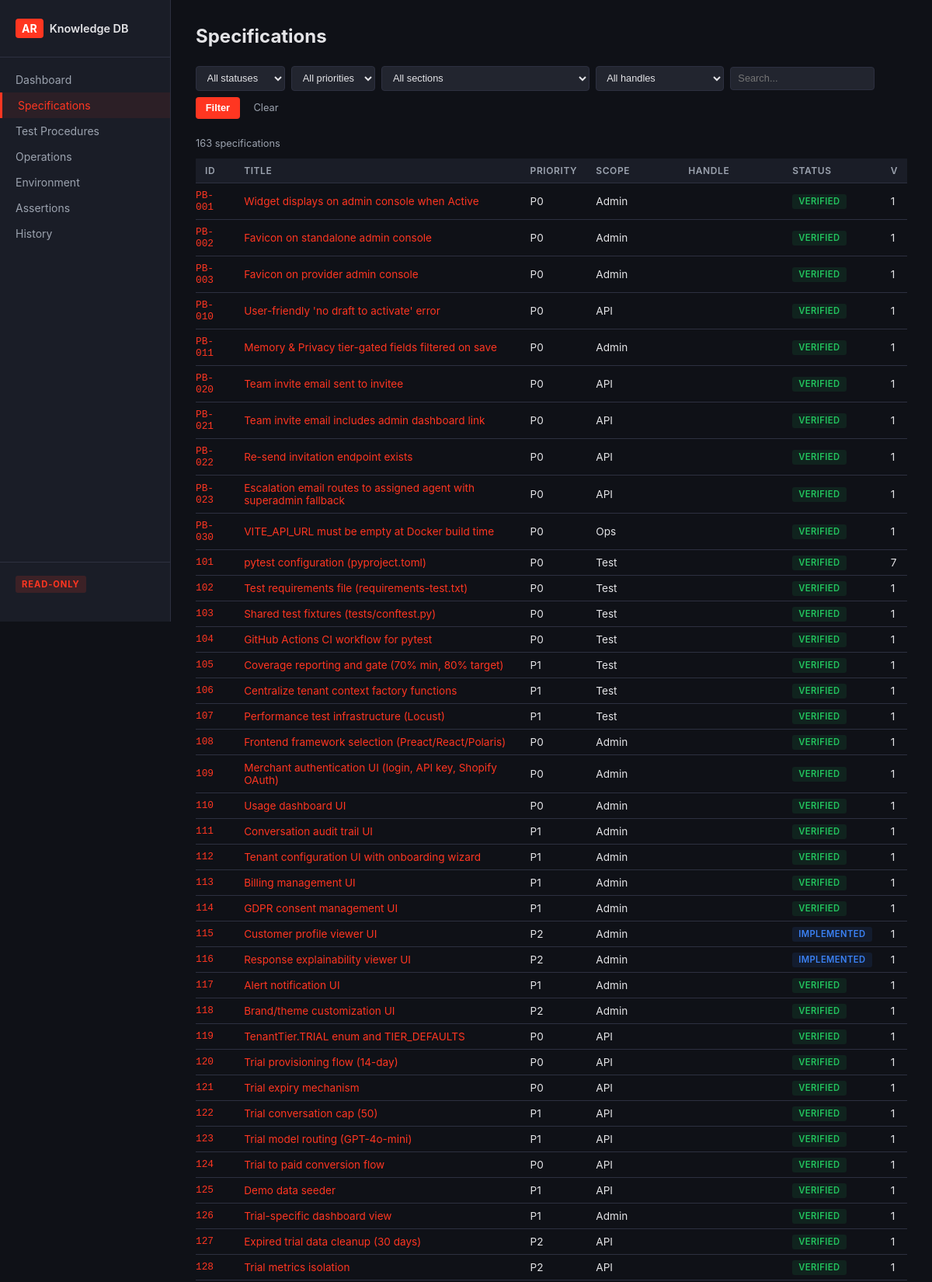
Page /specs (upper part) on the committed database.
### tables this page shows
CREATE TABLE specifications (
    rowid INTEGER PRIMARY KEY AUTOINCREMENT,
    id TEXT NOT NULL,
    version INTEGER NOT NULL,
    title TEXT NOT NULL,
    description TEXT,
    priority TEXT,
    scope TEXT,
    section TEXT,
    handle TEXT,
    tags TEXT,
    status TEXT NOT NULL,
    assertions TEXT,
    changed_by TEXT NOT NULL,
    changed_at TEXT NOT NULL,
    change_reason TEXT NOT NULL,
    UNIQUE(id, version)
);

### app.py (the view)
@app.get("/specs", response_class=HTMLResponse)
async def specs_list(
    request: Request,
    status: str = Query(None),
    priority: str = Query(None),
    section: str = Query(None),
    handle: str = Query(None),
    tag: str = Query(None),
    search: str = Query(None),
):
    specs = db.list_specs(
        status=status, priority=priority, section=section,
        handle=handle, tag=tag, search=search,
    )
    all_specs = db.list_specs()
    statuses = sorted(set(s["status"] for s in all_specs))
    priorities = sorted(set(s["priority"] for s in all_specs if s["priority"]))
    sections = sorted(set(s["section"] for s in all_specs if s["section"]))
    handles = sorted(set(s["handle"] for s in all_specs if s.get("handle")))
    return templates.TemplateResponse("specs.html", {
        "request": request,
        "specs": specs,
        "statuses": statuses,
        "priorities": priorities,
        "sections": sections,
        "handles": handles,
        "filters": {"status": status, "priority": priority, "section": section,
                     "handle": handle, "tag": tag, "search": search},
    })

### templates/specs.html (shortened to what this page needs)
{% extends "base.html" %}
{% block content %}
<h1>Specifications</h1>
<form class="filter-bar" method="get" action="/specs">
    <select name="status">
        <option value="">All statuses</option>
    </select>
    <select name="priority">
        <option value="">All priorities</option>
    </select>
    <select name="section">
        <option value="">All sections</option>
    </select>
    {% if handles %}
    <select name="handle">
        <option value="">All handles</option>
    </select>
    {% endif %}
    <input type="text" name="search" placeholder="Search..." value="{{ filters.search or '' }}">
    <button type="submit">Filter</button>
    <a href="/specs" class="btn-clear">Clear</a>
</form>
<div class="spec-count">{{ specs|length }} specifications</div>
<table>
    <thead>
        <tr>
            <th>ID</th>
            <th>Title</th>
            <th>Priority</th>
            <th>Scope</th>
            <th>Handle</th>
            <th>Status</th>
            <th>v</th>
        </tr>
    </thead>
    <tbody>
        {% for spec in specs %}
        <tr>
            <td class="mono" style="padding-left: {{ get_depth(spec.id) * 1.5 }}em">
                <a href="/specs/{{ spec.id }}">{{ spec.id }}</a>
            </td>
            <td><a href="/specs/{{ spec.id }}">{{ spec.title }}</a></td>
            <td>{{ spec.priority or '' }}</td>
            <td>{{ spec.scope or '' }}</td>
            <td>{% if spec.handle %}<span class="handle-badge">{{ spec.handle }}</span>{% endif %}</td>
            <td><span class="status-badge {{ status_class(spec.status) }}">{{ spec.status }}</span></td>
            <td>{{ spec.version }}</td>
        </tr>
        {% endfor %}
    </tbody>
</table>
{% endblock %}

### static/style.css (style rules this page uses)
:root { --brand: #ff3621; --brand-dark: #cc2b1a; --bg: #0f1117; --bg-card: #1a1d27; --bg-surface: #22252f; --text: #e4e4e7; --text-muted: #9ca3af; --border: #2d3040; --pass: #22c55e; --fail: #ef4444; --verified: #22c55e; --implemented: #3b82f6; --specified: #f59e0b; --retired: #6b7280; --mono: 'Consolas', 'SF Mono', 'Monaco', monospace; }
* { box-sizing: border-box; margin: 0; padding: 0; }
body { font-family: -apple-system, BlinkMacSystemFont, 'Segoe UI', sans-serif; background: var(--bg); color: var(--text); display: flex; min-height: 100vh; }
h1 { font-size: 1.5rem; margin-bottom: 1.5rem; }
table { width: 100%; border-collapse: collapse; font-size: 0.85rem; }
th, td { padding: 0.5rem 0.75rem; text-align: left; border-bottom: 1px solid var(--border); }
th { color: var(--text-muted); font-weight: 600; font-size: 0.75rem; text-transform: uppercase; letter-spacing: 0.05em; background: var(--bg-card); position: sticky; top: 0; }
a { color: var(--brand); text-decoration: none; }
.status-badge { font-size: 0.7rem; font-weight: 600; padding: 0.15rem 0.5rem; border-radius: 3px; text-transform: uppercase; letter-spacing: 0.04em; }
.status-verified { color: var(--verified); background: rgba(34, 197, 94, 0.1); }
.status-implemented { color: var(--implemented); background: rgba(59, 130, 246, 0.1); }
.mono { font-family: var(--mono); font-size: 0.8rem; }
.filter-bar { display: flex; gap: 0.5rem; margin-bottom: 1.5rem; flex-wrap: wrap; align-items: center; }
.filter-bar select, .filter-bar input { background: var(--bg-surface); border: 1px solid var(--border); color: var(--text); padding: 0.4rem 0.6rem; border-radius: 4px; font-size: 0.8rem; }
.filter-bar button { background: var(--brand); color: white; border: none; padding: 0.4rem 0.8rem; border-radius: 4px; cursor: pointer; font-size: 0.8rem; font-weight: 600; }
.btn-clear { font-size: 0.8rem; color: var(--text-muted); padding: 0.4rem 0.6rem; }
.spec-count { font-size: 0.8rem; color: var(--text-muted); margin-bottom: 0.75rem; }

### rows in the picture
specifications: id "PB-001", title "Widget displays on admin console when Active", priority "P0", scope "Admin", status "VERIFIED", version "1"
specifications: id "PB-002", title "Favicon on standalone admin console", priority "P0", scope "Admin", status "VERIFIED", version "1"
specifications: id "PB-003", title "Favicon on provider admin console", priority "P0", scope "Admin", status "VERIFIED", version "1"
specifications: id "PB-010", title "User-friendly 'no draft to activate' error", priority "P0", scope "API", status "VERIFIED", version "1"
specifications: id "PB-011", title "Memory & Privacy tier-gated fields filtered on save", priority "P0", scope "Admin", status "VERIFIED", version "1"
specifications: id "PB-020", title "Team invite email sent to invitee", priority "P0", scope "API", status "VERIFIED", version "1"
specifications: id "PB-021", title "Team invite email includes admin dashboard link", priority "P0", scope "API", status "VERIFIED", version "1"
specifications: id "PB-022", title "Re-send invitation endpoint exists", priority "P0", scope "API", status "VERIFIED", version "1"
specifications: id "PB-023", title "Escalation email routes to assigned agent with superadmin fallback", priority "P0", scope "API", status "VERIFIED", version "1"
specifications: id "PB-030", title "VITE_API_URL must be empty at Docker build time", priority "P0", scope "Ops", status "VERIFIED", version "1"
specifications: id "101", title "pytest configuration (pyproject.toml)", priority "P0", scope "Test", status "VERIFIED", version "7"
specifications: id "102", title "Test requirements file (requirements-test.txt)", priority "P0", scope "Test", status "VERIFIED", version "1"
specifications: id "103", title "Shared test fixtures (tests/conftest.py)", priority "P0", scope "Test", status "VERIFIED", version "1"
specifications: id "104", title "GitHub Actions CI workflow for pytest", priority "P0", scope "Test", status "VERIFIED", version "1"
specifications: id "105", title "Coverage reporting and gate (70% min, 80% target)", priority "P1", scope "Test", status "VERIFIED", version "1"
specifications: id "106", title "Centralize tenant context factory functions", priority "P1", scope "Test", status "VERIFIED", version "1"
specifications: id "107", title "Performance test infrastructure (Locust)", priority "P1", scope "Test", status "VERIFIED", version "1"
specifications: id "108", title "Frontend framework selection (Preact/React/Polaris)", priority "P0", scope "Admin", status "VERIFIED", version "1"
specifications: id "109", title "Merchant authentication UI (login, API key, Shopify OAuth)", priority "P0", scope "Admin", status "VERIFIED", version "1"
specifications: id "110", title "Usage dashboard UI", priority "P0", scope "Admin", status "VERIFIED", version "1"
specifications: id "111", title "Conversation audit trail UI", priority "P1", scope "Admin", status "VERIFIED", version "1"
specifications: id "112", title "Tenant configuration UI with onboarding wizard", priority "P1", scope "Admin", status "VERIFIED", version "1"
specifications: id "113", title "Billing management UI", priority "P1", scope "Admin", status "VERIFIED", version "1"
specifications: id "114", title "GDPR consent management UI", priority "P1", scope "Admin", status "VERIFIED", version "1"
specifications: id "115", title "Customer profile viewer UI", priority "P2", scope "Admin", status "IMPLEMENTED", version "1"
specifications: id "116", title "Response explainability viewer UI", priority "P2", scope "Admin", status "IMPLEMENTED", version "1"
specifications: id "117", title "Alert notification UI", priority "P1", scope "Admin", status "VERIFIED", version "1"
specifications: id "118", title "Brand/theme customization UI", priority "P2", scope "Admin", status "VERIFIED", version "1"
specifications: id "119", title "TenantTier.TRIAL enum and TIER_DEFAULTS", priority "P0", scope "API", status "VERIFIED", version "1"
specifications: id "120", title "Trial provisioning flow (14-day)", priority "P0", scope "API", status "VERIFIED", version "1"
specifications: id "121", title "Trial expiry mechanism", priority "P0", scope "API", status "VERIFIED", version "1"
specifications: id "122", title "Trial conversation cap (50)", priority "P1", scope "API", status "VERIFIED", version "1"
specifications: id "123", title "Trial model routing (GPT-4o-mini)", priority "P1", scope "API", status "VERIFIED", version "1"
specifications: id "124", title "Trial to paid conversion flow", priority "P0", scope "API", status "VERIFIED", version "1"
specifications: id "125", title "Demo data seeder", priority "P1", scope "API", status "VERIFIED", version "1"
specifications: id "126", title "Trial-specific dashboard view", priority "P1", scope "Admin", status "VERIFIED", version "1"
specifications: id "127", title "Expired trial data cleanup (30 days)", priority "P2", scope "API", status "VERIFIED", version "1"
specifications: id "128", title "Trial metrics isolation", priority "P2", scope "API", status "VERIFIED", version "1"

### other values in the picture
{{ specs|length }} "163"
